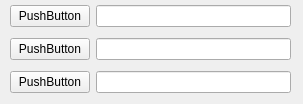
<?xml version="1.0" encoding="UTF-8"?>
<ui version="4.0">
 <class>Messenger</class>
 <widget class="QWidget" name="Messenger">
  <property name="geometry">
   <rect>
    <x>0</x>
    <y>0</y>
    <width>303</width>
    <height>104</height>
   </rect>
  </property>
  <property name="windowTitle">
   <string>Form</string>
  </property>
  <widget class="QWidget" name="formLayoutWidget">
   <property name="geometry">
    <rect>
     <x>10</x>
     <y>0</y>
     <width>281</width>
     <height>101</height>
    </rect>
   </property>
   <layout class="QGridLayout" name="gridLayout">
    <item row="0" column="0">
     <widget class="QPushButton" name="pushButton">
      <property name="text">
       <string>PushButton</string>
      </property>
     </widget>
    </item>
    <item row="1" column="1">
     <widget class="QLineEdit" name="lineEdit_2"/>
    </item>
    <item row="1" column="0">
     <widget class="QPushButton" name="pushButton_3">
      <property name="text">
       <string>PushButton</string>
      </property>
     </widget>
    </item>
    <item row="0" column="1">
     <widget class="QLineEdit" name="lineEdit"/>
    </item>
    <item row="2" column="0">
     <widget class="QPushButton" name="pushButton_2">
      <property name="text">
       <string>PushButton</string>
      </property>
     </widget>
    </item>
    <item row="2" column="1">
     <widget class="QLineEdit" name="lineEdit_3"/>
    </item>
   </layout>
  </widget>
 </widget>
 <resources/>
 <connections/>
</ui>
